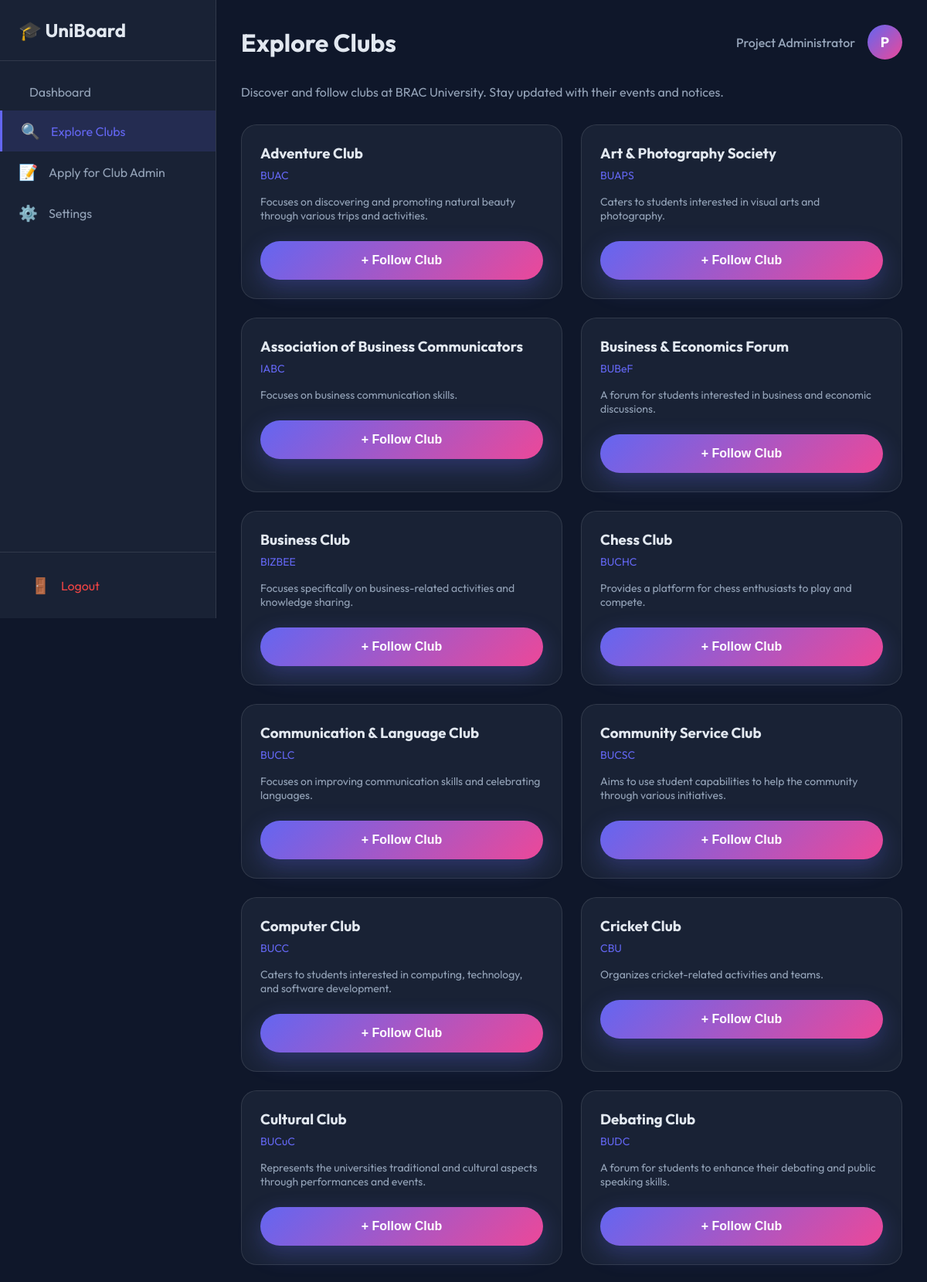
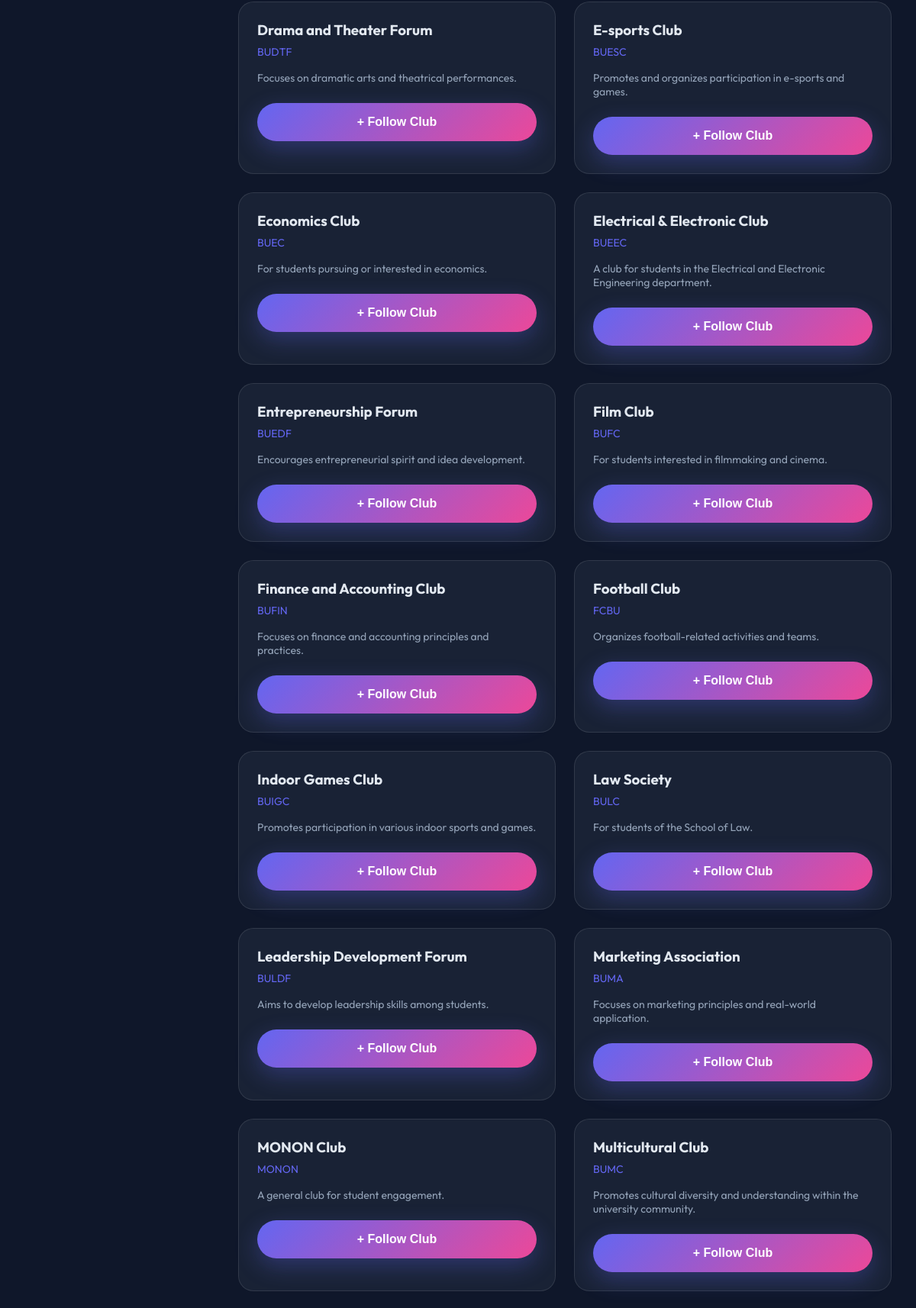
The page /explore_clubs.php (signed in, upper part) on the database its author committed (2 pictures, top to bottom).
### tables this page shows
CREATE TABLE Club (
    Club_ID INT PRIMARY KEY AUTO_INCREMENT,
    Name VARCHAR(100),
    Short_name VARCHAR(50),
    Description TEXT,
    Verified BOOLEAN DEFAULT FALSE,
    Verification_requested_at TIMESTAMP NULL,
    Created_by INT,
    Created_at TIMESTAMP DEFAULT CURRENT_TIMESTAMP,
    Tag VARCHAR(50),
    FOREIGN KEY (Created_by) REFERENCES User(Student_ID) ON DELETE CASCADE
);

### explore_clubs.php (the view, shortened to what this page needs)
<?php
require_once 'config/database.php';
$user_id = $_SESSION['user_id'];
$user_name = $_SESSION['user_name'];
try {
    $stmt = $pdo->prepare("SELECT Profile_Pic FROM User WHERE Student_ID = ?");
    $stmt->execute([$user_id]);
    $user = $stmt->fetch();
    $profile_pic = $user['Profile_Pic'] ?? null;
} catch (PDOException $e) {
    $profile_pic = null;
}
try {
    $stmt = $pdo->query("
        SELECT Club_ID, Name, Short_name, Description, Created_at
        FROM Club
        WHERE Verified = TRUE
        ORDER BY Name
    ");
    $clubs = $stmt->fetchAll();
} catch (PDOException $e) {
    $clubs = [];
}
try {
    $stmt = $pdo->prepare("SELECT Club_ID FROM Follows_club WHERE Student_ID = ?");
    $stmt->execute([$user_id]);
    $following = $stmt->fetchAll(PDO::FETCH_COLUMN);
} catch (PDOException $e) {
    $following = [];
}
?>
<!DOCTYPE html>
<html lang="en">
<head>
    <link rel="stylesheet" href="assets/css/style.css">
</head>
<body>
    <div class="dashboard-layout">
        <aside class="dashboard-sidebar" id="sidebar">
            <div class="sidebar-header">
                <a href="index.php" class="sidebar-logo">🎓 UniBoard</a>
            </div>
            <nav class="sidebar-nav">
                <a href="user_dashboard.php" class="sidebar-link">
                    <span class="sidebar-icon"></span> Dashboard
                </a>
                <a href="explore_clubs.php" class="sidebar-link active">
                    <span class="sidebar-icon">🔍</span> Explore Clubs
                </a>
                <a href="apply_for_club.php" class="sidebar-link">
                    <span class="sidebar-icon">📝</span> Apply for Club Admin
                </a>
                <a href="settings.php" class="sidebar-link">
                    <span class="sidebar-icon">⚙️</span> Settings
                </a>
            </nav>
            <div class="sidebar-footer">
                <a href="handlers/logout.php" class="sidebar-link logout-link">
                    <span class="sidebar-icon">🚪</span> Logout
                </a>
            </div>
        </aside>
        <main class="dashboard-main">
            <div class="dashboard-topbar">
                <h1 class="dashboard-title">Explore Clubs</h1>
                <div class="topbar-user">
                    <span class="user-greeting"><?php echo htmlspecialchars($user_name); ?></span>
                    <div class="user-avatar">
                        <?php if ($profile_pic && file_exists($profile_pic)): ?>
                            <img src="<?php echo htmlspecialchars($profile_pic); ?>" alt="Profile" style="width: 100%; height: 100%; object-fit: cover; border-radius: 50%;">
                        <?php else: ?>
                            <?php echo strtoupper(substr($user_name, 0, 1)); ?>
                        <?php endif; ?>
                    </div>
                </div>
            </div>
            <section style="margin-top: 2rem;">
                <p style="color: var(--text-muted); margin-bottom: 2rem;">
                    Discover and follow clubs at BRAC University. Stay updated with their events and notices.
                </p>
                <?php if (empty($clubs)): ?>
                    <p class="empty-state">No clubs available yet.</p>
                <?php else: ?>
                    <div style="display: grid; grid-template-columns: repeat(auto-fill, minmax(300px, 1fr)); gap: 1.5rem;">
                        <?php foreach ($clubs as $club): ?>
                            <?php $is_following = in_array($club['Club_ID'], $following); ?>
                            <div class="dashboard-card">
                                <div class="card-body">
                                    <a href="view_club.php?id=<?php echo $club['Club_ID']; ?>" style="text-decoration: none; color: inherit;">
                                        <h3 style="margin: 0 0 0.5rem 0;"><?php echo htmlspecialchars($club['Name']); ?></h3>
                                    </a>
                                    <p style="color: var(--primary-color); font-size: 0.875rem; margin: 0 0 1rem 0;">
                                        <?php echo htmlspecialchars($club['Short_name']); ?>
                                    </p>
                                    <p style="color: var(--text-muted); font-size: 0.875rem; margin-bottom: 1.5rem;">
                                        <?php echo htmlspecialchars($club['Description'] ?? 'No description available.'); ?>
                                    </p>
                                    <form action="handlers/follow_club_handler.php" method="POST">
                                        <?php if ($is_following): ?>
                                            <button type="submit" class="btn btn-outline" style="width: 100%;">
                                                ✓ Following
                                            </button>
                                        <?php else: ?>
                                            <button type="submit" class="btn btn-primary" style="width: 100%;">
                                                + Follow Club
                                            </button>
                                        <?php endif; ?>
                                    </form>
                                </div>
                            </div>
                        <?php endforeach; ?>
                    </div>
                <?php endif; ?>
            </section>
        </main>
    </div>
</body>
</html>

### assets/css/style.css (style rules this page uses)
:root { --primary-color: #6366f1; --primary-dark: #4f46e5; --secondary-color: #ec4899; --text-color: #e2e8f0; --text-muted: #94a3b8; --bg-dark: #0f172a; --glass-bg: rgba(30, 41, 59, 0.7); --glass-border: rgba(255, 255, 255, 0.1); --input-bg: rgba(15, 23, 42, 0.6); --success: #10b981; --error: #ef4444; --warning: #f59e0b; }
* { margin: 0; padding: 0; box-sizing: border-box; }
body { font-family: 'Outfit', sans-serif; background-color: var(--bg-dark); background-image: radial-gradient(at 0% 0%, rgba(99, 102, 241, 0.15) 0px, transparent 50%), radial-gradient(at 100% 0%, rgba(236, 72, 153, 0.15) 0px, transparent 50%), radial-gradient(at 100% 100%, rgba(99, 102, 241, 0.15) 0px, transparent 50%), radial-gradient(at 0% 100%, rgba(236, 72, 153, 0.15) 0px, transparent 50%); color: var(--text-color); min-height: 100vh; }
.btn { padding: 1rem 2rem; border-radius: 50px; font-size: 1rem; font-weight: 600; text-decoration: none; transition: all 0.3s ease; cursor: pointer; border: none; display: inline-block; }
.btn-primary { background: linear-gradient(135deg, var(--primary-color), var(--secondary-color)); color: white; box-shadow: 0 10px 30px rgba(99, 102, 241, 0.3); }
.dashboard-layout { display: flex; min-height: 100vh; background: var(--bg-dark); position: relative; }
.dashboard-sidebar { width: 280px; background: var(--glass-bg); backdrop-filter: blur(20px); border-right: 1px solid var(--glass-border); display: flex; flex-direction: column; position: fixed; top: 0; left: 0; height: 100vh; z-index: 1000; transition: transform 0.3s ease; }
.sidebar-header { padding: 1.5rem; border-bottom: 1px solid var(--glass-border); display: flex; justify-content: space-between; align-items: center; }
.sidebar-logo { font-size: 1.5rem; font-weight: 700; color: var(--text-color); text-decoration: none; }
.sidebar-nav { flex: 1; padding: 1rem 0; overflow-y: auto; }
.sidebar-link { display: flex; align-items: center; padding: 0.875rem 1.5rem; color: var(--text-muted); text-decoration: none; transition: all 0.3s ease; position: relative; }
.sidebar-link.active { background: rgba(99, 102, 241, 0.15); color: var(--primary-color); border-left: 3px solid var(--primary-color); }
.sidebar-icon { font-size: 1.25rem; margin-right: 0.875rem; }
.sidebar-footer { padding: 1rem; border-top: 1px solid var(--glass-border); }
.logout-link { color: var(--error); }
.dashboard-main { flex: 1; margin-left: 280px; min-height: 100vh; padding: 2rem; transition: margin-left 0.3s ease; }
.dashboard-topbar { display: flex; align-items: center; justify-content: space-between; margin-bottom: 2rem; flex-wrap: wrap; gap: 1rem; }
.dashboard-title { font-size: 2rem; font-weight: 700; }
.topbar-user { display: flex; align-items: center; gap: 1rem; }
.user-greeting { color: var(--text-muted); font-weight: 500; }
.user-avatar { width: 45px; height: 45px; background: linear-gradient(135deg, var(--primary-color), var(--secondary-color)); border-radius: 50%; display: flex; align-items: center; justify-content: center; color: white; font-weight: 700; font-size: 1.125rem; }
.dashboard-card { background: var(--glass-bg); backdrop-filter: blur(20px); -webkit-backdrop-filter: blur(20px); border: 1px solid var(--glass-border); border-radius: 20px; padding: 1.5rem; animation: fadeInUp 0.8s ease-out; animation-fill-mode: both; animation-delay: 0.5s; transition: transform 0.3s ease, box-shadow 0.3s ease; }

### rows shown on the page
club: Name "Adventure Club", Short_name "BUAC", Description "Focuses on discovering and promoting natural beauty through various trips and activities.", shows "+ Follow Club"
club: Name "Art & Photography Society", Short_name "BUAPS", Description "Caters to students interested in visual arts and photography.", shows "+ Follow Club"
club: Name "Association of Business Communicators", Short_name "IABC", Description "Focuses on business communication skills.", shows "+ Follow Club"
club: Name "Business & Economics Forum", Short_name "BUBeF", Description "A forum for students interested in business and economic discussions.", shows "+ Follow Club"
club: Name "Business Club", Short_name "BIZBEE", Description "Focuses specifically on business-related activities and knowledge sharing.", shows "+ Follow Club"
club: Name "Chess Club", Short_name "BUCHC", Description "Provides a platform for chess enthusiasts to play and compete.", shows "+ Follow Club"
club: Name "Communication & Language Club", Short_name "BUCLC", Description "Focuses on improving communication skills and celebrating languages.", shows "+ Follow Club"
club: Name "Community Service Club", Short_name "BUCSC", Description "Aims to use student capabilities to help the community through various initiatives.", shows "+ Follow Club"
club: Name "Computer Club", Short_name "BUCC", Description "Caters to students interested in computing, technology, and software development.", shows "+ Follow Club"
club: Name "Cricket Club", Short_name "CBU", Description "Organizes cricket-related activities and teams.", shows "+ Follow Club"
club: Name "Cultural Club", Short_name "BUCuC", Description "Represents the universities traditional and cultural aspects through performances and events.", shows "+ Follow Club"
club: Name "Debating Club", Short_name "BUDC", Description "A forum for students to enhance their debating and public speaking skills.", shows "+ Follow Club"
club: Name "Drama and Theater Forum", Short_name "BUDTF", Description "Focuses on dramatic arts and theatrical performances.", shows "+ Follow Club"
club: Name "E-sports Club", Short_name "BUESC", Description "Promotes and organizes participation in e-sports and games.", shows "+ Follow Club"
club: Name "Economics Club", Short_name "BUEC", Description "For students pursuing or interested in economics.", shows "+ Follow Club"
club: Name "Electrical & Electronic Club", Short_name "BUEEC", Description "A club for students in the Electrical and Electronic Engineering department.", shows "+ Follow Club"
club: Name "Entrepreneurship Forum", Short_name "BUEDF", Description "Encourages entrepreneurial spirit and idea development.", shows "+ Follow Club"
club: Name "Film Club", Short_name "BUFC", Description "For students interested in filmmaking and cinema.", shows "+ Follow Club"
club: Name "Finance and Accounting Club", Short_name "BUFIN", Description "Focuses on finance and accounting principles and practices.", shows "+ Follow Club"
club: Name "Football Club", Short_name "FCBU", Description "Organizes football-related activities and teams.", shows "+ Follow Club"
club: Name "Indoor Games Club", Short_name "BUIGC", Description "Promotes participation in various indoor sports and games.", shows "+ Follow Club"
club: Name "Law Society", Short_name "BULC", Description "For students of the School of Law.", shows "+ Follow Club"
club: Name "Leadership Development Forum", Short_name "BULDF", Description "Aims to develop leadership skills among students.", shows "+ Follow Club"
club: Name "Marketing Association", Short_name "BUMA", Description "Focuses on marketing principles and real-world application.", shows "+ Follow Club"
club: Name "MONON Club", Short_name "MONON", Description "A general club for student engagement.", shows "+ Follow Club"
club: Name "Multicultural Club", Short_name "BUMC", Description "Promotes cultural diversity and understanding within the university community.", shows "+ Follow Club"

### other values the page prints
$user_name "Project Administrator"
substr($user_name, 0, 1) "P"
